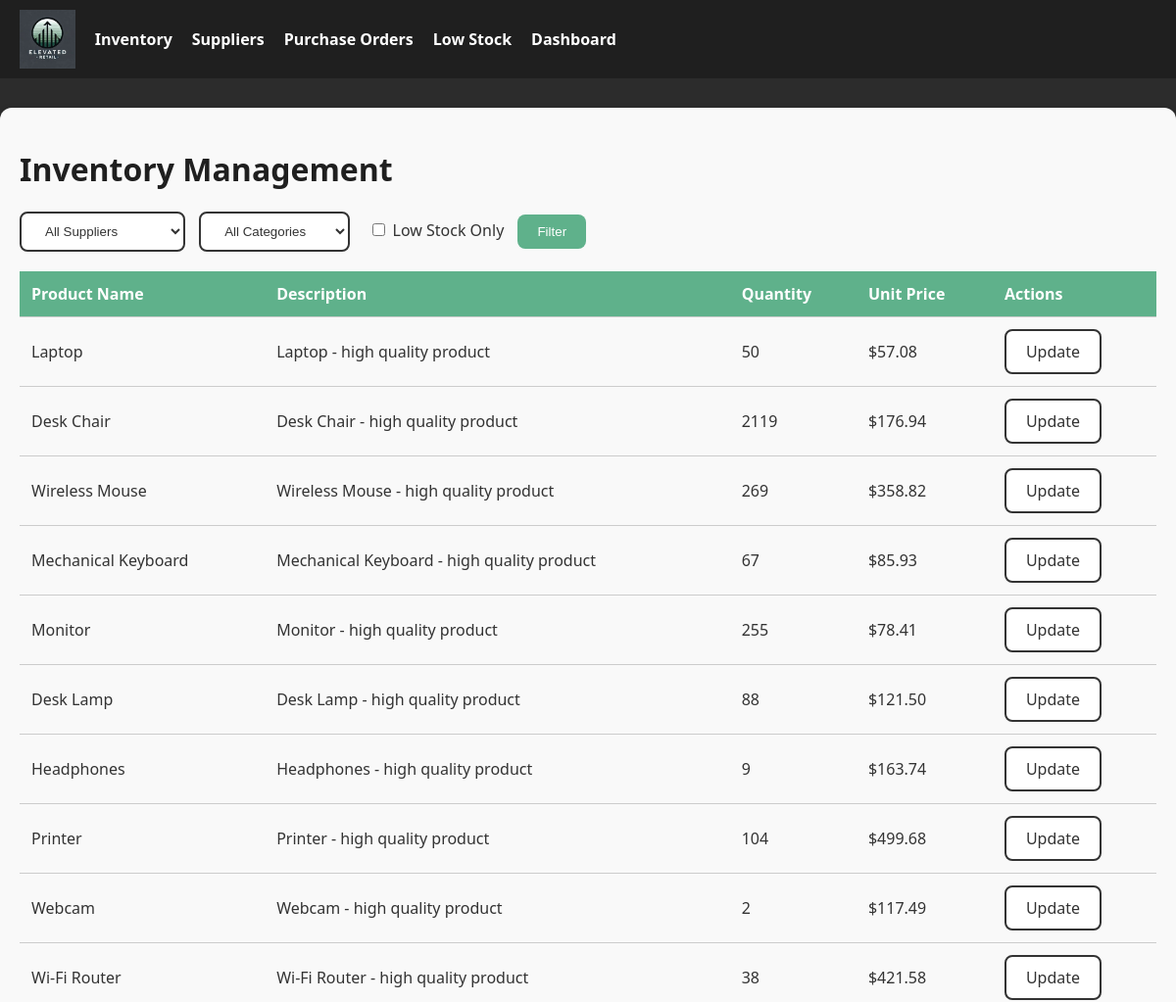
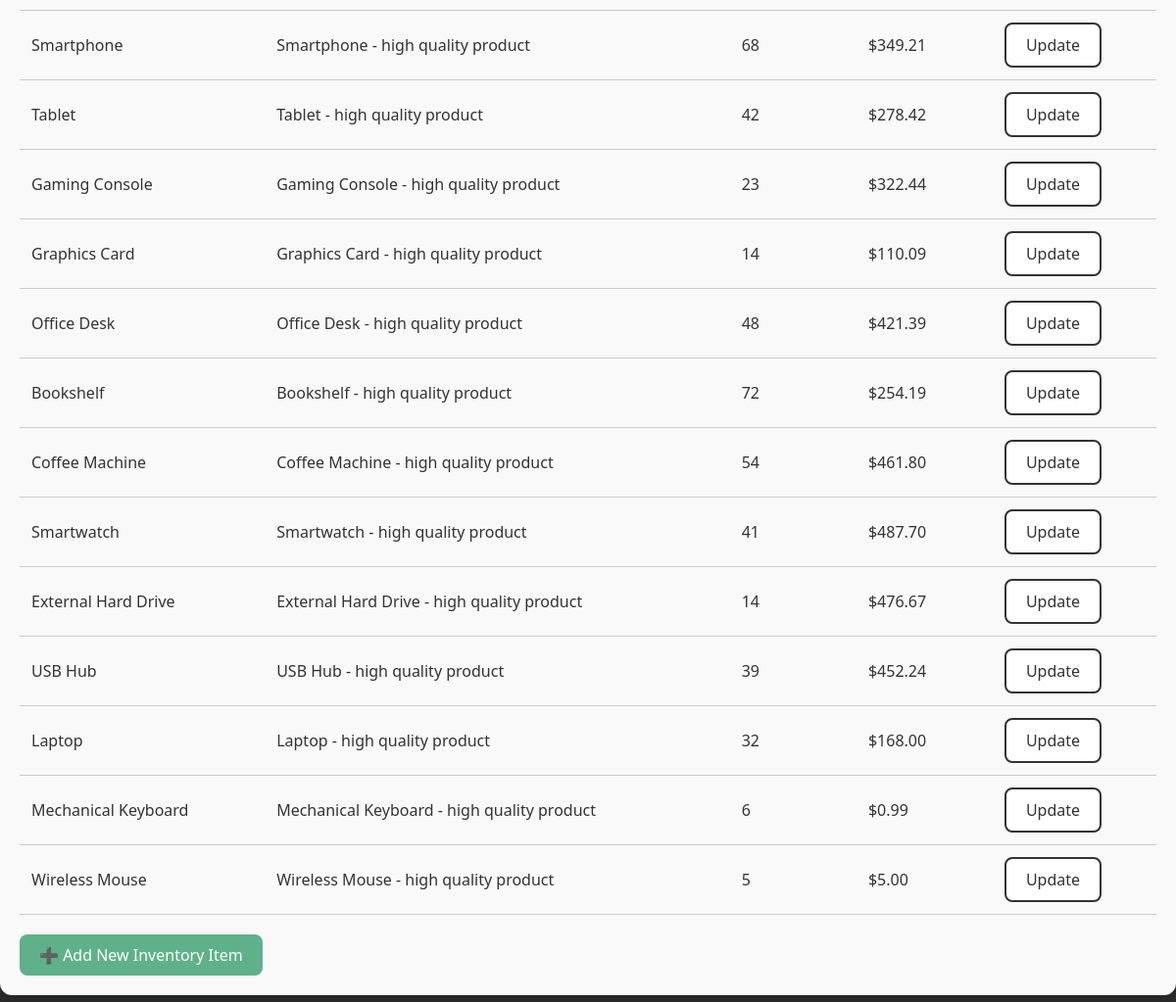
Page /inventory on the committed database (2 pictures, top to bottom).
### models.py (models this page shows)
class Inventory(db.Model):
    __tablename__ = 'Inventory'
    Inventory_ID = db.Column(db.Integer, primary_key=True)
    Product_ID = db.Column(db.Integer, db.ForeignKey('Product.Product_ID'))
    Quantity = db.Column(db.Integer, default=0)
    Unit_Price = db.Column(db.Float)
    Deleted_At = db.Column(db.DateTime)

class Product(db.Model):
    __tablename__ = 'Product'
    Product_ID = db.Column(db.Integer, primary_key=True)
    Product_Name = db.Column(db.String(100), nullable=False)
    Product_Description = db.Column(db.Text)
    Category_ID = db.Column(db.Integer, db.ForeignKey('Product_Category.Category_ID'))
    Supplier_ID = db.Column(db.Integer, db.ForeignKey('Supplier.Supplier_ID'))
    Image_URL = db.Column(db.String(255))
    Deleted_At = db.Column(db.DateTime)
    category = db.relationship('ProductCategory', backref='products')
    supplier = db.relationship('Supplier', backref='products')
    inventory = db.relationship('Inventory', backref='product', uselist=False)

### routes.py (the view)
@inventory_bp.route('/inventory', methods=['GET'])
def get_inventory():
    supplier_id = request.args.get('supplier_id')
    category_id = request.args.get('category_id')
    low_stock = request.args.get('low_stock')
    query = Inventory.query.join(Product)
    if supplier_id:
        query = query.filter(Product.Supplier_ID == supplier_id)
    if category_id:
        query = query.filter(Product.Category_ID == category_id)
    if low_stock == '1':
        query = query.filter(Inventory.Quantity <= 10)
    inventory_list = query.all()
    suppliers = Supplier.query.all()
    categories = ProductCategory.query.all()
    return render_template('inventory.html',
                           inventory_list=inventory_list,
                           suppliers=suppliers,
                           categories=categories,
                           selected_supplier=int(supplier_id) if supplier_id else None,
                           selected_category=int(category_id) if category_id else None,
                           low_stock_filter=(low_stock == '1'))

### templates/inventory.html (shortened to what this page needs)
{% extends 'base.html' %}
{% block content %}
<h1>Inventory Management</h1>
<form method="get" action="{{ url_for('inventory.get_inventory') }}" style="margin-bottom: 20px;">
    <select name="supplier_id" class="btn-secondary">
        <option value="">All Suppliers</option>
    </select>
    <select name="category_id" class="btn-secondary" style="margin-left: 10px;">
        <option value="">All Categories</option>
    </select>
    <label style="margin-left: 15px;">
        <input type="checkbox" name="low_stock" value="1" {% if low_stock_filter %}checked{% endif %}>
        Low Stock Only
    </label>
    <button type="submit" class="btn-primary" style="margin-left: 10px;">Filter</button>
</form>
<table>
    <thead>
        <tr>
            <th>Product Name</th>
            <th>Description</th>
            <th>Quantity</th>
            <th>Unit Price</th>
            <th>Actions</th>
        </tr>
    </thead>
    <tbody>
        {% for item in inventory_list %}
        <tr>
            <td>{{ item.product.Product_Name }}</td>
            <td>{{ item.product.Product_Description }}</td>
            <td>{{ item.Quantity }}</td>
            <td>${{ '%.2f'|format(item.Unit_Price) }}</td>
            <td>
                <a href="{{ url_for('inventory.update_inventory_quantity', id=item.Inventory_ID) }}" class="btn-secondary">Update</a>
            </td>
        </tr>
        {% endfor %}
    </tbody>
</table>
<div style="margin-top: 20px;">
    <a href="{{ url_for('inventory.add_inventory_item') }}" class="btn-primary">➕ Add New Inventory Item</a>
</div>
{% endblock %}

### templates/base.html (shortened to what this page needs)
<!DOCTYPE html>
<html lang="en">
<head>
</head>
<body>
<nav>
    <div style="display: flex; align-items: center;">
        <img src="{{ url_for('static', filename='images/Elevate_Retail.png') }}" alt="Elevate Retail Logo">
        <a href="{{ url_for('inventory.get_inventory') }}">Inventory</a>
        <a href="{{ url_for('inventory.list_suppliers') }}">Suppliers</a>
        <a href="{{ url_for('inventory.list_purchase_orders') }}">Purchase Orders</a>
        <a href="{{ url_for('inventory.low_stock') }}">Low Stock</a>
        <a href="{{ url_for('inventory.dashboard') }}">Dashboard</a>
    </div>
</nav>
<div class="container">
    {% block content %}
    {% endblock %}
</div>
</body>
</html>

### templates/base.html (style rules this page uses)
body { margin: 0; font-family: 'Segoe UI', Tahoma, Geneva, Verdana, sans-serif; background-color: #2c2c2c; color: #ffffff; }
nav { background-color: #1f1f1f; padding: 10px 20px; display: flex; align-items: center; justify-content: space-between; }
nav img { height: 60px; }
nav a { color: white; text-decoration: none; margin-left: 20px; font-weight: bold; }
.container { max-width: 1200px; margin: 30px auto; padding: 20px; background: #f9f9f9; border-radius: 12px; box-shadow: 0 4px 10px rgba(0,0,0,0.2); color: #333333; }
.btn-primary { background-color: #5fb18b; color: white; padding: 10px 20px; border-radius: 8px; text-decoration: none; display: inline-block; border: none; cursor: pointer; }
.btn-secondary { background-color: white; color: #333333; padding: 10px 20px; border: 2px solid #333333; border-radius: 8px; text-decoration: none; display: inline-block; cursor: pointer; }
table { width: 100%; border-collapse: collapse; margin-top: 20px; }
th, td { padding: 12px; border-bottom: 1px solid #ccc; text-align: left; }
th { background-color: #5fb18b; color: white; }
h1, h2 { color: #1f1f1f; }

### rows in the picture
Inventory: product.Product_Name "Laptop", product.Product_Description "Laptop - high quality product", Quantity "50", Unit_Price "57.08"
Inventory: product.Product_Name "Desk Chair", product.Product_Description "Desk Chair - high quality product", Quantity "2119", Unit_Price "176.94"
Inventory: product.Product_Name "Wireless Mouse", product.Product_Description "Wireless Mouse - high quality product", Quantity "269", Unit_Price "358.82"
Inventory: product.Product_Name "Mechanical Keyboard", product.Product_Description "Mechanical Keyboard - high quality product", Quantity "67", Unit_Price "85.93"
Inventory: product.Product_Name "Monitor", product.Product_Description "Monitor - high quality product", Quantity "255", Unit_Price "78.41"
Inventory: product.Product_Name "Desk Lamp", product.Product_Description "Desk Lamp - high quality product", Quantity "88", Unit_Price "121.50"
Inventory: product.Product_Name "Headphones", product.Product_Description "Headphones - high quality product", Quantity "9", Unit_Price "163.74"
Inventory: product.Product_Name "Printer", product.Product_Description "Printer - high quality product", Quantity "104", Unit_Price "499.68"
Inventory: product.Product_Name "Webcam", product.Product_Description "Webcam - high quality product", Quantity "2", Unit_Price "117.49"
Inventory: product.Product_Name "Wi-Fi Router", product.Product_Description "Wi-Fi Router - high quality product", Quantity "38", Unit_Price "421.58"
Inventory: product.Product_Name "Smartphone", product.Product_Description "Smartphone - high quality product", Quantity "68", Unit_Price "349.21"
Inventory: product.Product_Name "Tablet", product.Product_Description "Tablet - high quality product", Quantity "42", Unit_Price "278.42"
Inventory: product.Product_Name "Gaming Console", product.Product_Description "Gaming Console - high quality product", Quantity "23", Unit_Price "322.44"
Inventory: product.Product_Name "Graphics Card", product.Product_Description "Graphics Card - high quality product", Quantity "14", Unit_Price "110.09"
Inventory: product.Product_Name "Office Desk", product.Product_Description "Office Desk - high quality product", Quantity "48", Unit_Price "421.39"
Inventory: product.Product_Name "Bookshelf", product.Product_Description "Bookshelf - high quality product", Quantity "72", Unit_Price "254.19"
Inventory: product.Product_Name "Coffee Machine", product.Product_Description "Coffee Machine - high quality product", Quantity "54", Unit_Price "461.80"
Inventory: product.Product_Name "Smartwatch", product.Product_Description "Smartwatch - high quality product", Quantity "41", Unit_Price "487.70"
Inventory: product.Product_Name "External Hard Drive", product.Product_Description "External Hard Drive - high quality product", Quantity "14", Unit_Price "476.67"
Inventory: product.Product_Name "USB Hub", product.Product_Description "USB Hub - high quality product", Quantity "39", Unit_Price "452.24"
Inventory: product.Product_Name "Laptop", product.Product_Description "Laptop - high quality product", Quantity "32", Unit_Price "168.00"
Inventory: product.Product_Name "Mechanical Keyboard", product.Product_Description "Mechanical Keyboard - high quality product", Quantity "6", Unit_Price "0.99"
Inventory: product.Product_Name "Wireless Mouse", product.Product_Description "Wireless Mouse - high quality product", Quantity "5", Unit_Price "5.00"
